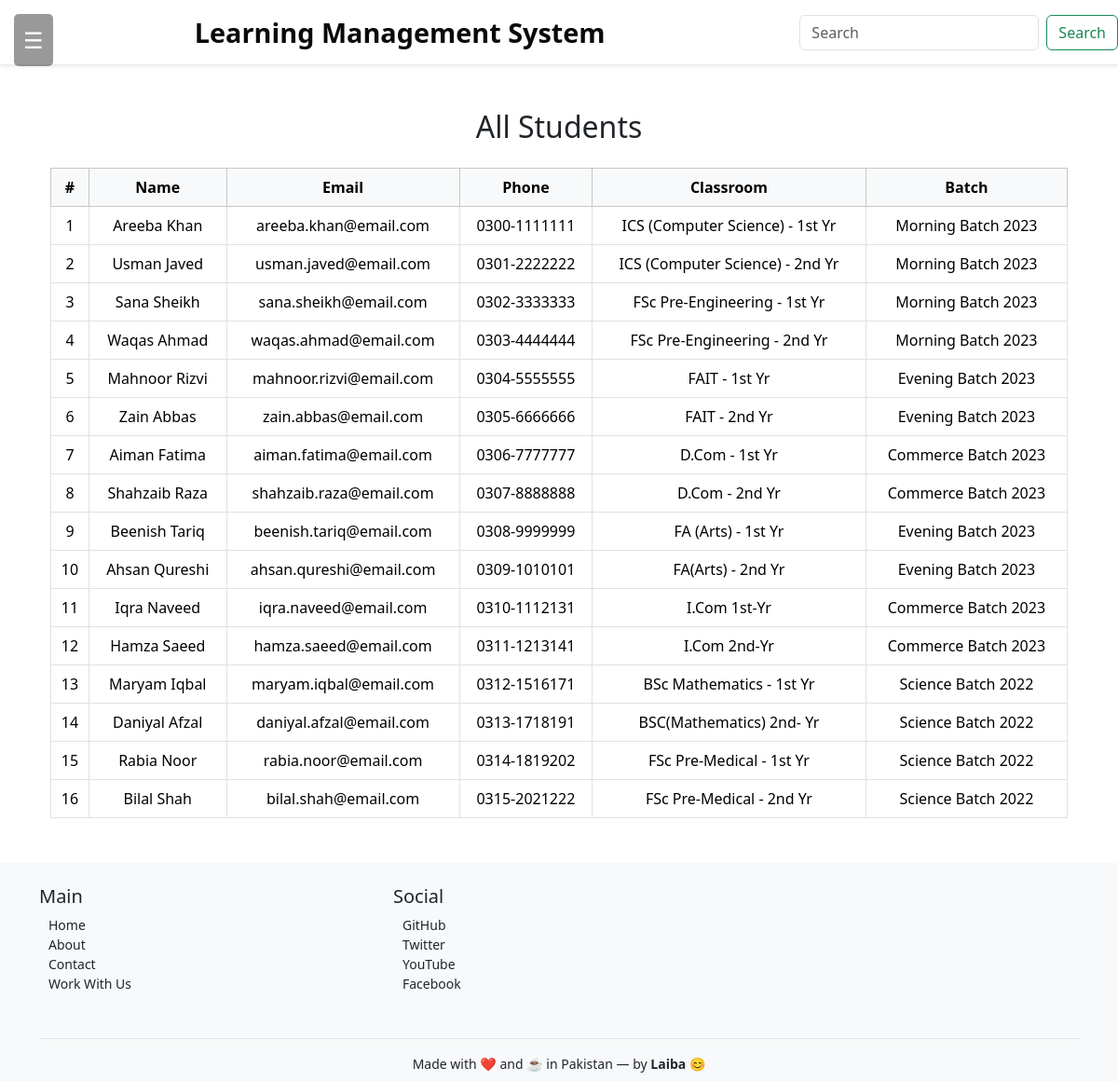
The page /students/ on the database its author committed.
### academic_app/models.py (models this page shows, shortened)
class Student(models.Model):
    name = models.CharField(max_length=100)
    email = models.EmailField(unique=True)
    phone = models.CharField(max_length=15, blank=True, null=True)
    classroom = models.ForeignKey('ClassRoom', on_delete=models.CASCADE, null=True, blank=True)
    batch = models.ForeignKey('Batch', on_delete=models.CASCADE)

class ClassRoom(models.Model):
    name = models.CharField(max_length=100)  # e.g. "Class A", "Maths 1A"
    batch = models.ForeignKey(Batch, on_delete=models.CASCADE)
    course = models.ForeignKey(Course, on_delete=models.CASCADE)
    subjects = models.ManyToManyField(Subject, related_name='classrooms')

class Batch(models.Model):
    name = models.CharField(max_length=100)
    start_date = models.DateField()
    end_date = models.DateField()
    courses = models.ManyToManyField(Course, related_name='batches')

### academic_app/views.py (the view)
# urls.py: path('students/',views.StudentList, name='students'),
def StudentList(request):
       students = Student.objects.all()
       return render(request, 'academic_app/student.html', {'students': students})

### academic_app/templates/academic_app/student.html (shortened to what this page needs)
{% extends 'academic_app/basic.html' %}
{% block body %}
<div class="container my-5">
  <h2 class="text-center mb-4">All Students</h2>
  <table class="table table-bordered table-hover text-center">
    <thead class="table-light">
      <tr>
        <th>#</th>
        <th>Name</th>
        <th>Email</th>
        <th>Phone</th>
        <th>Classroom</th>
        <th>Batch</th>
      </tr>
    </thead>
    <tbody>
      {% for item in students %}
      <tr>
        <td>{{ forloop.counter }}</td>
        <td>{{ item.name }}</td>
        <td>{{ item.email }}</td>
        <td>{{ item.phone }}</td>
        <td>{{ item.classroom.name }}</td>
        <td>{{ item.batch.name }}</td>
      </tr>
      {% endfor %}
    </tbody>
  </table>
</div>
{% endblock %}

### academic_app/templates/academic_app/basic.html (style rules this page uses)
html, body { margin: 0; padding: 0; height: 100%; width: 100%; font-family: 'Segoe UI', Tahoma, sans-serif; }

### rows shown on the page
Student: name "Areeba Khan", email "areeba.khan@email.com", phone "0300-1111111", classroom.name "ICS (Computer Science) - 1st Yr", batch.name "Morning Batch 2023"
Student: name "Usman Javed", email "usman.javed@email.com", phone "0301-2222222", classroom.name "ICS (Computer Science) - 2nd Yr", batch.name "Morning Batch 2023"
Student: name "Sana Sheikh", email "sana.sheikh@email.com", phone "0302-3333333", classroom.name "FSc Pre-Engineering - 1st Yr", batch.name "Morning Batch 2023"
Student: name "Waqas Ahmad", email "waqas.ahmad@email.com", phone "0303-4444444", classroom.name "FSc Pre-Engineering - 2nd Yr", batch.name "Morning Batch 2023"
Student: name "Mahnoor Rizvi", email "mahnoor.rizvi@email.com", phone "0304-5555555", classroom.name "FAIT - 1st Yr", batch.name "Evening Batch 2023"
Student: name "Zain Abbas", email "zain.abbas@email.com", phone "0305-6666666", classroom.name "FAIT - 2nd Yr", batch.name "Evening Batch 2023"
Student: name "Aiman Fatima", email "aiman.fatima@email.com", phone "0306-7777777", classroom.name "D.Com - 1st Yr", batch.name "Commerce Batch 2023"
Student: name "Shahzaib Raza", email "shahzaib.raza@email.com", phone "0307-8888888", classroom.name "D.Com - 2nd Yr", batch.name "Commerce Batch 2023"
Student: name "Beenish Tariq", email "beenish.tariq@email.com", phone "0308-9999999", classroom.name "FA (Arts) - 1st Yr", batch.name "Evening Batch 2023"
Student: name "Ahsan Qureshi", email "ahsan.qureshi@email.com", phone "0309-1010101", classroom.name "FA(Arts) - 2nd Yr", batch.name "Evening Batch 2023"
Student: name "Iqra Naveed", email "iqra.naveed@email.com", phone "0310-1112131", classroom.name "I.Com 1st-Yr", batch.name "Commerce Batch 2023"
Student: name "Hamza Saeed", email "hamza.saeed@email.com", phone "0311-1213141", classroom.name "I.Com 2nd-Yr", batch.name "Commerce Batch 2023"
Student: name "Maryam Iqbal", email "maryam.iqbal@email.com", phone "0312-1516171", classroom.name "BSc Mathematics - 1st Yr", batch.name "Science Batch 2022"
Student: name "Daniyal Afzal", email "daniyal.afzal@email.com", phone "0313-1718191", classroom.name "BSC(Mathematics) 2nd- Yr", batch.name "Science Batch 2022"
Student: name "Rabia Noor", email "rabia.noor@email.com", phone "0314-1819202", classroom.name "FSc Pre-Medical - 1st Yr", batch.name "Science Batch 2022"
Student: name "Bilal Shah", email "bilal.shah@email.com", phone "0315-2021222", classroom.name "FSc Pre-Medical - 2nd Yr", batch.name "Science Batch 2022"
